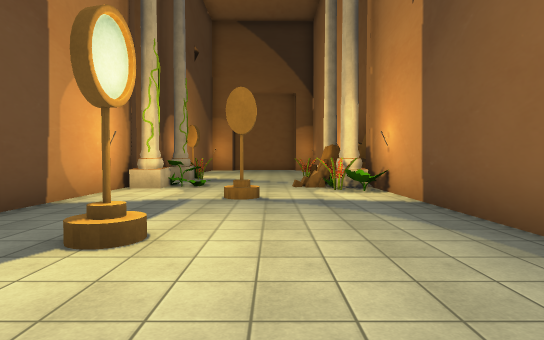
View 1 (above)

13 first-person views from a walk through a Unity game level. The camera is 1.5 m above the floor, tilts 2° down and sees 80° across. The floor is counted in squares, 2.4 m on a side. Each view is taken from the middle of a square. On the plan, view 1 faces up. The plan holds only what a view shows up to about 10 squares ahead; the rest is blank. The place goes on beyond the plan. The player character is not drawn. Some surface patterns are stand-ins.

View 2
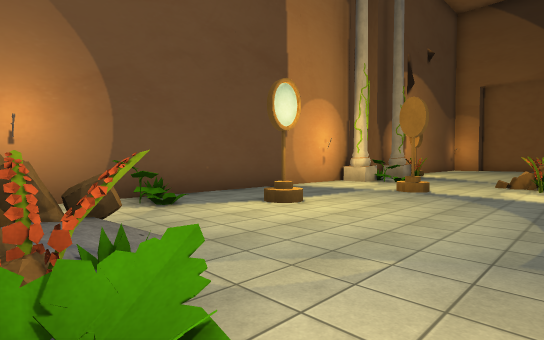

View 3
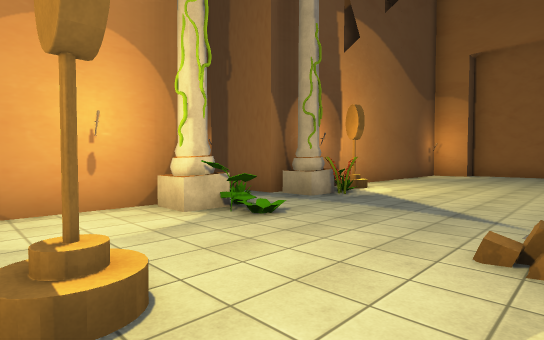

View 4
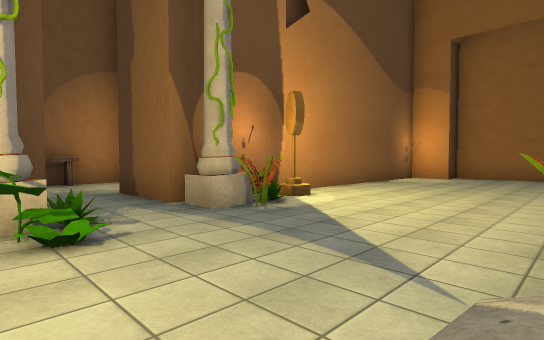

View 5
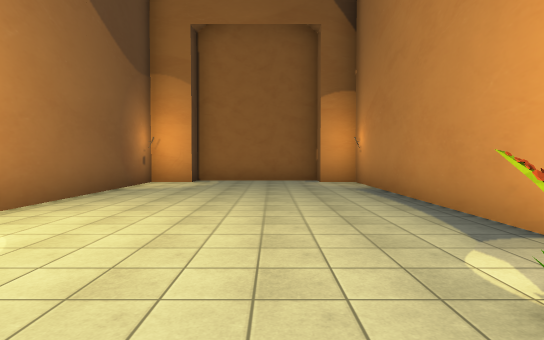

View 6
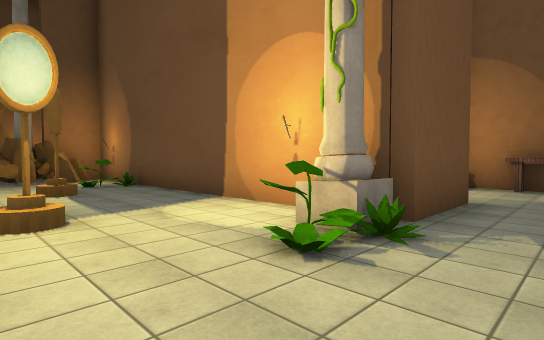

View 7
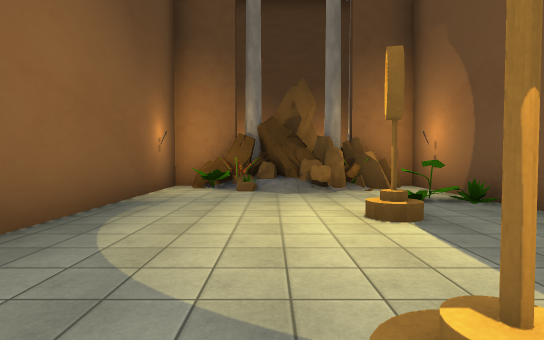

View 8
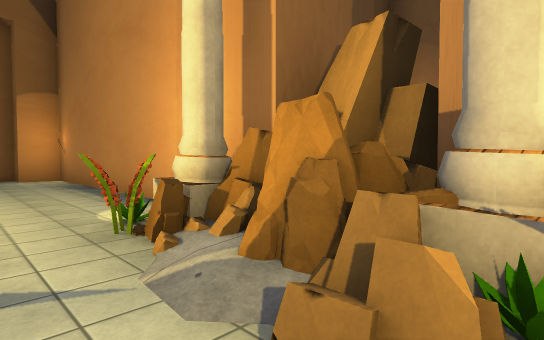

View 9
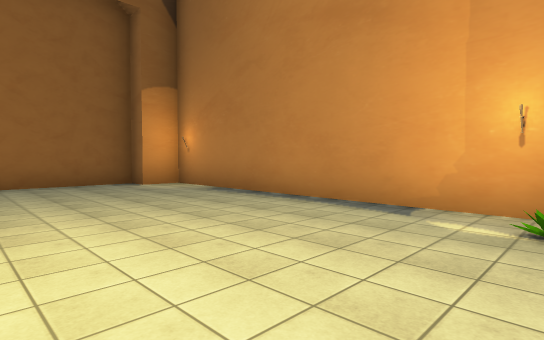

View 10
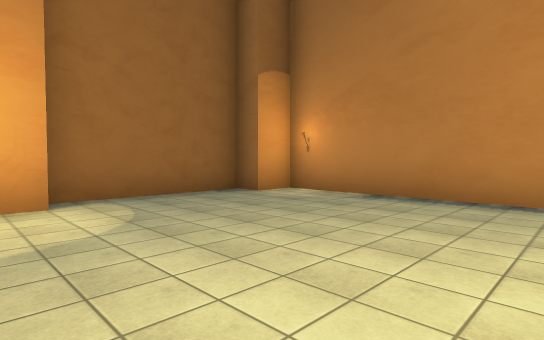

View 11
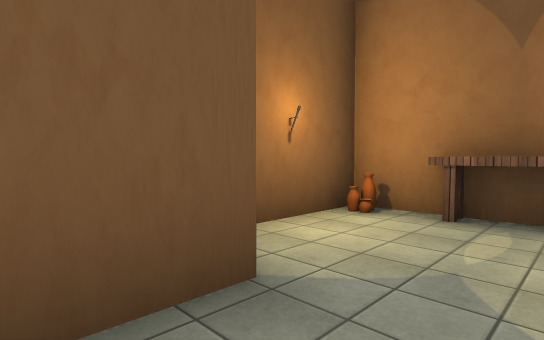

View 12
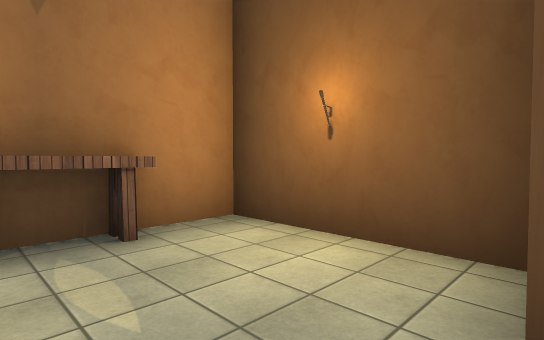

View 13
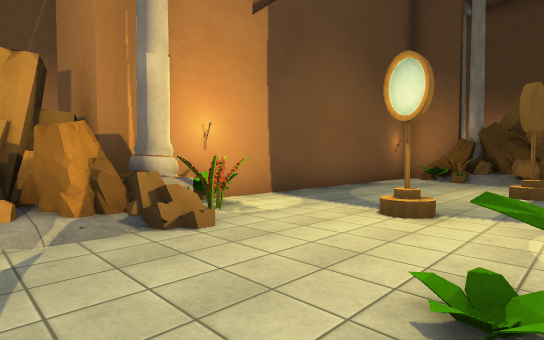

### Floor plan
Points are (right, up) in squares from view 1. A wall is a line through its corners. A room is listed if a view was taken in it or the views show most of it. See-through windows are left out.
Room 1 (views 1, 2, 3, 4, 5, 6, 7, 8, 9, 10, 11, 12, 13)
walls: (-2.4, 9.2) (-5.2, 9.2); (1.2, 8.3) (1.9, 8.6); (1.3, 8.3) (1.8, 8.6) (1.3, 9.7); (1.4, 8.7) (1.6, 9.2) (1.5, 9.7); (-3.2, 7.8) (-3.2, -1.5) (-2.6, -1.5) (-2.2, -0.7) (-1.9, -0.9); (2.2, 9.8) (2.2, 17.7) (1.3, 17.7) (1.3, 18.3) (-2.1, 18.3) (-2.1, 17.7) (-3.2, 17.7) (-3.2, 9.1); (1.6, 6.9) (1.4, 7.5); (2.6, 8.3) (2.1, 8.6); (-5.2, 7.7) (-2.4, 7.7); (-5.2, 10.3) (-7.9, 10.3) (-7.9, 6.7) (-6, 6.7); (-1.6, -0.5) (-0.8, -0.4) (0.1, -1.4); (-0.7, -0.9) (0.2, -1.3); (-2, -1) (-1.5, -0.7) (-1.2, -0.7); (-0.9, -1.1) (0, -1.1); (-1, -1.2) (-0.2, -0.7) (0.2, -1.7); (0.5, -1.1) (1.7, -1.2); (1, -1.5) (2.2, -1.5) (2.2, 7.8)
low walls: (-2.4, 10.1) (-2.4, 9.2); (-2.4, 7.7) (-2.4, 6.9) (-3.1, 6.9); (2.1, 6.9) (1.6, 6.9); (0.1, -1.4) (0.5, -1.1)
objects: table (-8, 8); plant (-3, 1); plant (-2, 8); plant (1, 10); plant (2, 6)

Positions as (right, up) in squares from view 1, and headings:
1: (0, 0), facing up
2: (2, -1), facing up-left
3: (1, 5), facing up-left
4: (1, 7), facing up-left
5: (0, 9), facing up
6: (0, 9), facing down-left
7: (0, 6), facing down
8: (0, 7), facing up-right
9: (-2, 10), facing up-right
10: (-3, 13), facing up-right
11: (-4, 9), facing down-left
12: (-5, 8), facing up-left
13: (-2, 9), facing down-right
